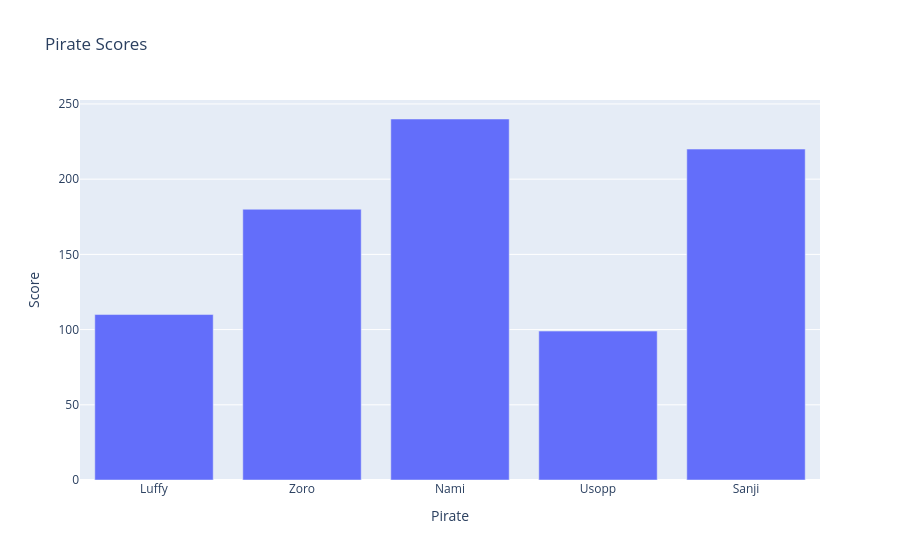

Here is the notebook cell this chart was saved with:
### Code cell
graph = go.Figure()
graph.add_trace(go.Bar(x = x1, y = y1))
graph.update_layout(title = 'Pirate Scores',
                    xaxis_title = 'Pirate',
                    yaxis_title = 'Score')

### Figure 1 — Plotly figure (JSON) as saved in the notebook; plotly's stock layout.template omitted (floating-point values rounded to 4 significant figures)
{"data": [{"type": "bar", "x": ["Luffy", "Zoro", "Nami", "Usopp", "Sanji"], "y": [110, 180, 240, 99, 220]}], "layout": {"title": {"text": "Pirate Scores"}, "xaxis": {"title": {"text": "Pirate"}}, "yaxis": {"title": {"text": "Score"}}}}
